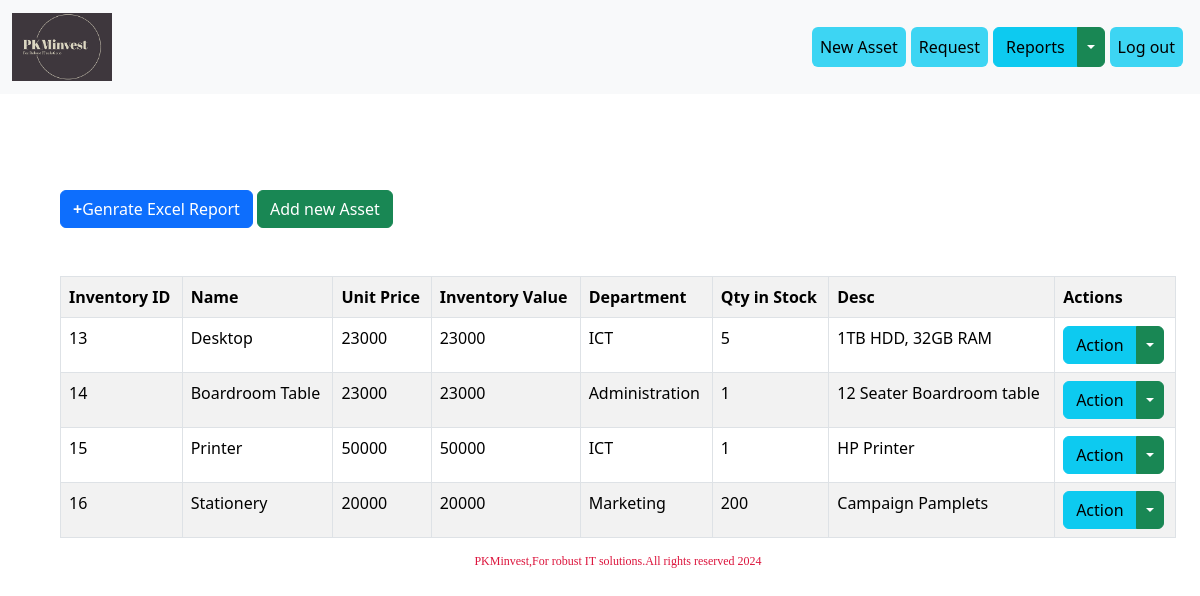
The page /view_assets/ (signed in) on the database its author committed.
### items/models.py (models this page shows)
class Asset(models.Model):
    asset_name = models.CharField(max_length=100)
    unit_cost = models.IntegerField()
    inv_value = models.IntegerField()
    asset_specs = models.TextField()
    department = models.CharField(max_length=50)
    asset_qty = models.IntegerField()

### items/views.py (the view)
# urls.py: path('view_assets/',views.view_asset,name='view_assets'),
def view_asset(request):
    assets = Asset.objects.all()
    return render(request,'view_assets.html',{'assets':assets})

### items/templates/view_assets.html (shortened to what this page needs)
{% extends 'layout.html' %}
{% load static %}
{% block body %}
<div class="container m-5 ">
  <a href="{% url 'items:export_assets' %}" class="btn btn-primary mt-5 mb-5 btn-xs pull-right"><b>+</b>Genrate Excel Report</a>
  <a href="{% url 'items:insert' %}" class="btn btn-success btn-xs pull-right">Add new Asset</a>
    <table class="table table-bordered table-striped">
        <tr>
            <th>Inventory ID</th>
            <th>Name</th>
            <th>Unit Price</th>
            <th>Inventory Value</th>
            <th>Department</th>
            <th>Qty in Stock</th>
            <th>Desc</th>
            <th>Actions</th>
        </tr>
     {% for asset in assets %}
         <tr>
            <td>{{ asset.id }}</td>
            <td>{{ asset.asset_name }}</td>
            <td>{{ asset.unit_cost }}</td>
            <td>{{ asset.inv_value }}</td>
            <td>{{ asset.department }}</td>
            <td>{{ asset.asset_qty }}</td>
            <td>{{ asset.asset_specs }}</td>
             <td>
                <div class="btn-group">
                    <button type="button" class="btn btn-info">Action</button>
                    <button type="button" class="btn btn-success dropdown-toggle dropdown-toggle-split" data-bs-toggle="dropdown" aria-expanded="false">
                    </button>
                  </div>
             </td>
           </div>
         </tr>
         {% endfor %}
{% endblock %}

### rows shown on the page
Asset: id "13", asset_name "Desktop", unit_cost "23000", inv_value "23000", department "ICT", asset_qty "5", asset_specs "1TB HDD, 32GB RAM"
Asset: id "14", asset_name "Boardroom Table", unit_cost "23000", inv_value "23000", department "Administration", asset_qty "1", asset_specs "12 Seater Boardroom table"
Asset: id "15", asset_name "Printer", unit_cost "50000", inv_value "50000", department "ICT", asset_qty "1", asset_specs "HP Printer"
Asset: id "16", asset_name "Stationery", unit_cost "20000", inv_value "20000", department "Marketing", asset_qty "200", asset_specs "Campaign Pamplets"
